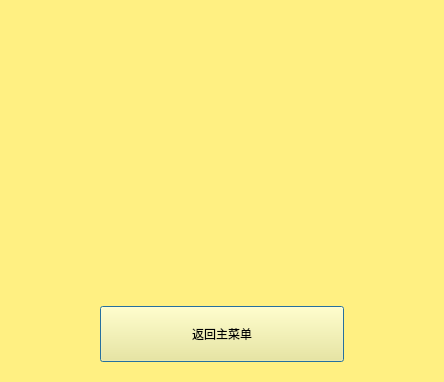
<?xml version="1.0" encoding="UTF-8"?>
<ui version="4.0">
 <class>ResultDialog</class>
 <widget class="QDialog" name="ResultDialog">
  <property name="geometry">
   <rect>
    <x>0</x>
    <y>0</y>
    <width>444</width>
    <height>382</height>
   </rect>
  </property>
  <property name="windowTitle">
   <string>游戏结束</string>
  </property>
  <property name="styleSheet">
   <string notr="true">background-color: rgb(255, 240, 130);</string>
  </property>
  <layout class="QVBoxLayout" name="verticalLayout" stretch="2,1,2,1">
   <property name="leftMargin">
    <number>100</number>
   </property>
   <property name="topMargin">
    <number>6</number>
   </property>
   <property name="rightMargin">
    <number>100</number>
   </property>
   <property name="bottomMargin">
    <number>20</number>
   </property>
   <item>
    <widget class="QLabel" name="label">
     <property name="sizePolicy">
      <sizepolicy hsizetype="Preferred" vsizetype="Preferred">
       <horstretch>0</horstretch>
       <verstretch>0</verstretch>
      </sizepolicy>
     </property>
     <property name="styleSheet">
      <string notr="true">border-image: url(:/res/resultDialog/stars.png);</string>
     </property>
     <property name="text">
      <string/>
     </property>
    </widget>
   </item>
   <item>
    <widget class="QLabel" name="lbl_result">
     <property name="styleSheet">
      <string notr="true">font: 18pt &quot;楷体&quot;;</string>
     </property>
     <property name="text">
      <string/>
     </property>
     <property name="alignment">
      <set>Qt::AlignCenter</set>
     </property>
    </widget>
   </item>
   <item>
    <widget class="QLabel" name="lbl_score">
     <property name="styleSheet">
      <string notr="true">font: 18pt &quot;楷体&quot;;</string>
     </property>
     <property name="text">
      <string/>
     </property>
     <property name="alignment">
      <set>Qt::AlignCenter</set>
     </property>
    </widget>
   </item>
   <item>
    <widget class="QPushButton" name="btn_back">
     <property name="sizePolicy">
      <sizepolicy hsizetype="Preferred" vsizetype="Preferred">
       <horstretch>0</horstretch>
       <verstretch>0</verstretch>
      </sizepolicy>
     </property>
     <property name="styleSheet">
      <string notr="true">border-image: url(:/res/mainScene/optionBtn.PNG);
font: 22pt &quot;楷体&quot;;</string>
     </property>
     <property name="text">
      <string>返回主菜单</string>
     </property>
    </widget>
   </item>
  </layout>
 </widget>
 <resources/>
 <connections/>
</ui>
